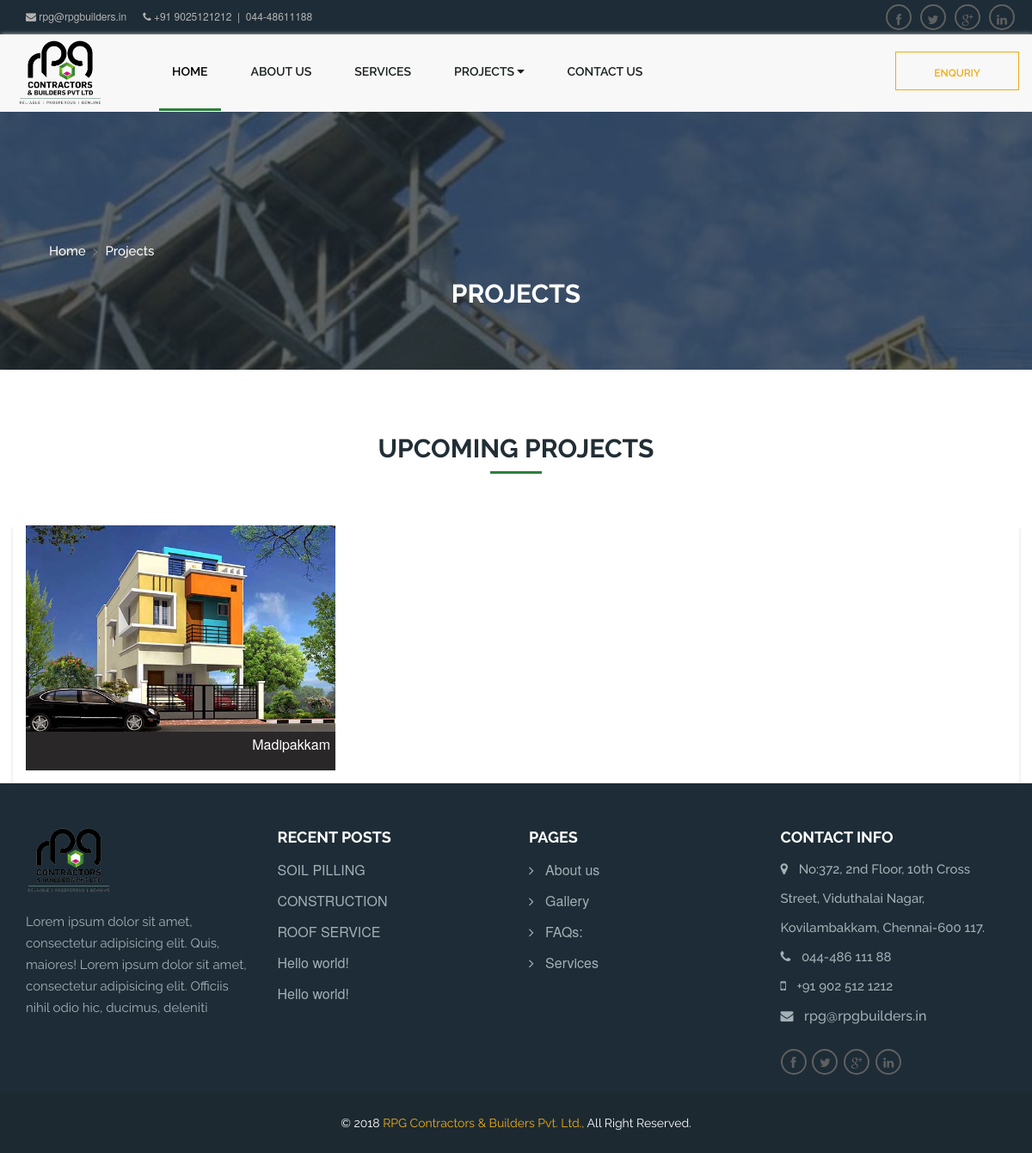
The page /all_project.php?t=upcoming on the database its author committed.
### tables this page shows
CREATE TABLE IF NOT EXISTS `project_location` (
  `location_id` int(11) UNSIGNED NOT NULL AUTO_INCREMENT,
  `location_name` varchar(255) DEFAULT NULL,
  `img_file` varchar(255) DEFAULT NULL,
  `added_date` timestamp NULL DEFAULT NULL,
  `status` enum('active','inactive') DEFAULT 'active',
  PRIMARY KEY (`location_id`)
);

### autoload.php (called while the page is built, shortened)
<?php
  spl_autoload_register(function($class){
	  $prefix	=	'app\\';
	  $length			=	strlen($prefix);
	  $base_path		=	__DIR__.'/app/';
	  $relative_class	=	substr($class, $length);
	  $file				=	$base_path.str_ireplace('\\','/',$relative_class).'.php';
  });
  $log		=	new logcreator;
  $db_obj	=	new db_connect;
  $main		=	new mainController;
?>

### app/db/db_connect.php (called while the page is built, shortened)
<?php
	class db_connect{
		private $db_obj;
		public function __construct(){
			try{
				$this->db_obj	=	new \mysqli(self::DB_HOST, self::DB_USER, self::DB_PASS, self::DB_NAME);
			}catch(Exception $e){
				echo $e->getMessage();
			}
		}
		public function getResult($query){
			$log_query  = '[QUERY_LOG]'.$query;
			$query_result	=	$this->db_obj->query($query);
			$final_data		=	array();
			while($row_result	=	$query_result->fetch_array(MYSQLI_ASSOC)){
				$final_data[] 	=	$row_result;
			}
			return $final_data;
		}
	}
?>

### app/logfile/logcreator.php (called while the page is built, shortened)
<?php
	class logcreator{
		public function create_path(){
			$year	=	date("Y");
			$month	=	date("m");
			$date	=	date("d");
			$log_path	=	$year."/".$month."/".$date."/";
			$log_dir	=	APPLICATION_LOG_PATH.$log_path;
			if(!file_exists($log_dir)){
				return $log_dir;
			}else{
				return $log_dir;
			}
		}
		public function console($logtext){
			$current_time	=	date("h:i:s");
			$visitor_ip		=	$this->getuserip();
			$final_log		=	$current_time." - ".$visitor_ip." - ".$logtext;
			$log_dir		=	$this->create_path();
			$log_name		=	"rgp_action.log";
			$log_open		=	fopen($log_dir.$log_name,"a");
		}
		private function getuserip(){
			$ip			=	'';
			$client		=	@$_SERVER['HTTP_CLIENT_IP'];
			$forwarded	=	@$_SERVER['HTTP_X_FORWARDED_IP'];
			$remote_ip	=	$_SERVER['REMOTE_ADDR'];
			if(filter_var($client, FILTER_VALIDATE_IP)){
				$ip	=	$client;
			}else if(filter_var($forwarded,	FILTER_VALIDATE_IP)){
				$ip	=	$forwarded;
			}else{
				$ip	=	$remote_ip;
			}
			return $ip;
		}
	}
?>

### app/controller/mainController.php (called while the page is built, shortened)
<?php
	class mainController{
		public function getLocationDetails($project_type){
			global $db_obj;
			if($project_type != ''){
				$all_project_query	=	"SELECT * FROM project WHERE project_status='".$project_type."' AND status='active'";
				$project_list 	=	$db_obj->getResult($all_project_query);
				if($project_list != ''){
					foreach($project_list as $list_index => $list_val){
						$inner_location_id		=	$list_val['inner_location_id'];
						$location_id			=	$list_val['location_id'];
						$project_status			=	$list_val['project_status'];
						$location_query			=	"select pl.location_name, pl.img_file from project_location as pl left join project as p on (pl.location_id = p.location_id) where  p.project_status='".$project_status."' and pl.location_id='".$location_id."'and pl.status='active'";
						$location_result		=	$db_obj->getResult($location_query);
						$sub_location_query		=	"select count(*) as count from project_innerlocation as pin left join project as p on (pin.inner_location_id = p.inner_location_id) where p.project_status='".$project_status."' and p.location_id='".$location_id."'";
						$sub_location_result	=	$db_obj->getResult($sub_location_query);
						$data_array				=	array("name"=> $location_result[0]['location_name'], "img"=>$location_result[0]['img_file'],"count"=>$sub_location_result[0]['count'],"inner_location"=>$inner_location_id);
						$return_data[$location_id]	=	$data_array;
					}
					return $return_data;
				}else{
					$return_data['status_code'] = "R101";
					$return_data['status_msg'] = "project list empty";
				}
			}else{
				$return_data['status_code'] = "R101";
				$return_data['status_msg'] = "project list empty";
			}
			return $return_data;
		}
	}
?>

### all_project.php (the view, shortened to what this page needs)
<?php
	require_once('autoload.php');
	if(isset($_GET['t'])){
		$project_type	=	$_GET['t'];
		$title	=	'';
		if($project_type	==	"going"){
			$title	=	"GOING PROJECTS";
		}else if($project_type	==	"upcoming"){
			$title	=	"UPCOMING PROJECTS";
		}else if($project_type	==	"complete"){
			$title	=	"COMPLETE PROJECTS";
		}
		$main_location	=	$main->getLocationDetails($project_type);
		$location_view	=	array_chunk($main_location, 3, true);
	}
?>
<!DOCTYPE html>
<html lang="en-US">
<head>
	<link rel='stylesheet' id='contact-form-7-css'  href='assets/css/styles.css?ver=4.5.1' type='text/css' media='all' />
	<link rel='stylesheet' id='bootstrap-css-css'  href='assets/css/bootstrap.min.css' type='text/css' media='all' />
	<link rel='stylesheet' id='font-awesome-css'  href='assets/css/font-awesome.min.css?ver=4.12' type='text/css' media='all' />
	<link rel='stylesheet' id='drill-flaticon-css'  href='assets/css/flaticon.css?ver=1.0' type='text/css' media='all' />
	<link rel='stylesheet' id='drill-animate-css'  href='assets/css/animate.min.css?ver=1.0' type='text/css' media='all' />
	<link rel='stylesheet' id='drill-main-css-css'  href='assets/css/style_1.css?ver=1.0' type='text/css' media='all' />
	<link rel='stylesheet' id='drill-main-css-css'  href='assets/css/custom.css?ver=1.0' type='text/css' media='all' />
	<link rel='stylesheet' id='drill-responsive-css-css'  href='assets/css/responsive.css?ver=1.0' type='text/css' media='all' />
	<link rel='stylesheet' id='drill-root-css-css'  href='assets/css/main_style.css?ver=4.6.10' type='text/css' media='all' />
</head>
<body>
	<header>
		<?php include 'header.php';?>
	</header>
	<div class="container-fluid drill-wrapper">
		<div class="row">
			<div class="container-fluid drill-other-header" style="background: url(assets/images/project_bg.jpg) no-repeat top center fixed; background-size: cover;">
				<div class="row">
					<div class="container other-header-content">
						<ul id="crumbs" class="drill-track">
							<li><a href="index.html" class="drill-txt-p">home</a></li>
							<li><a href="all_project.html" class="drill-txt-p"> &nbsp;Projects</a> </li>
						</ul>
						<div class="drill-txt-lg">
							<h2> Projects </h2>
						</div>
					</div>
				</div>
			</div>
			<div>
			<div class="clr section-divider"></div>
			<div class="container">
				<div class="row">
					<div class="drill-txt-lg dtl-center title_bg_content">
						<h2 class=""><?php echo $title; ?></h2>
					</div>
					<div class="recommended_items box-shadow padd0">
						<?php
						  foreach($location_view as $chunk_index => $main_val){
						    echo '<div class="portfolio-items isotopeWrapper" id="4">';
						  foreach($main_val as $index => $values){
							  $imgpath	=	LOCATION_IMG_PATH.$values['img'];
							  $pro_location	=	$values['name'];
						 ?>
							<article class="col-md-4 col-sm-6 isotopeItem wow bounceIn">
								<a href="project.php?q=<?php echo $index;?>&s=<?php echo $project_type; ?>">
									<div class="portfolio-item">
										<div data-animation-delay="4.8s">
											<img src=<?php echo $imgpath; ?> alt="" />
										</div>
										<div class="caption-text">
											<h3 style="margin:0px;"><?php echo $pro_location; ?></h3>
										</div>
									</div>
								</a>
							</article>
						  <?php } echo '</div>'; } ?>
					</div>
				</div>
			</div>
		<footer>
			<?php include 'footer.php';?>
		</footer>
	</div>
</div>
</body>
</html>

### assets/css/style_1.css (style rules this page uses)
* { margin: 0px; padding: 0px; border: 0; outline: 0; line-height: 1.5; box-sizing: border-box; -webkit-box-sizing: border-box; -moz-box-sizing: border-box; -ms-box-sizing: border-box; -o-box-sizing: border-box; box-sizing: border-box; }
a { text-decoration: none; }
a, a:hover, a:active, a:visited, a:focus { text-decoration: none; color: inherit; background: inherit; }
.clr { clear: both; }
body { overflow-x: hidden; }
.section-divider { height: 30px; }
.drill-other-header { position: relative; height: 300px; z-index: 1; }
.drill-other-header:after { position: absolute; content: ''; width: 100%; height: 100%; background: rgba(29,44,54,.7); top: 0; left: 0; z-index: -1; }
.other-header-content { position: relative; height: 300px; }
.other-header-content .drill-txt-lg:before { display: none; }
.other-header-content .drill-txt-lg { position: absolute; top: 50%; left: 50%; color: #fff; margin-left: 0; margin-bottom: 0; -webkit-transform: translateX(-50%); -moz-transform: translateX(-50%); -ms-transform: translateX(-50%); -o-transform: translateX(-50%); transform: translateX(-50%); }
.drill-track { position: absolute; top: 50%; left: 0; }
.drill-track li { display: inline-block; padding-right: 15px; position: relative; }
.drill-track li:not(:last-of-type):after { position: absolute; content: "\e00f"; font-family: "Flaticon"; font-size: 8px; color: #fff; top: 50%; left: 100%; -webkit-transform: translate(-100%, -50%); -moz-transform: translate(-100%, -50%); -ms-transform: translate(-100%, -50%); -o-transform: translate(-100%, -50%); transform: translate(-100%, -50%); }
.drill-track li a { color: #fff; position: relative; text-transform: capitalize; }
.drill-txt-xs, .drill-txt-sm, .drill-txt-lg, .drill-txt-p, .drill-txt-2 { font-family: 'Raleway', sans-serif; font-weight: 400; font-size: 15px; line-height: 25px; }
.drill-txt-lg { display: inline-block; padding: 30px 0px 10px 0px; position: relative; float: none; color: #222e35; overflow: hidden; position: relative; }
.drill-txt-lg:before { content: ""; background: #2d803c; height: 3px; width: 60px; display: block; position: absolute; bottom: 10px; }
.drill-txt-lg h2 { font-family: 'Raleway', sans-serif; font-size: 30px; font-weight: 700; display: block; text-transform: uppercase; position: relative; text-align: center; padding-left: 13px; padding-right: 13px; padding-bottom: 5px; z-index: 1; }
.drill-txt-lg:before { left: 50%; margin-left: -30px; }
.drill-txt-lg:after { left: 50%; background-position: bottom left 2.3px; -webkit-transform: rotate(180deg); -moz-transform: rotate(180deg); -ms-transform: rotate(180deg); -o-transform: rotate(180deg); transform: rotate(180deg); }
.dtl-center { position: relative; display: block; text-align: center; }
.drill-txt-p { font-size: 15px; color: #606669; font-weight: 500; line-height: 25px; }

### assets/css/custom.css (style rules this page uses)
.padd0 { padding-left: 0px; padding-right: 0px; padding-bottom: 0px; }
.recommended_items { overflow: hidden; margin-top: 50px; background: #fff; }
.box-shadow { box-shadow: 0px 3px 4px #dcdcdc; -webkit-box-shadow: 0px 3px 4px #dcdcdc; -moz-box-shadow: 0px 3px 4px #dcdcdc; }
.isotopeWrapper article { margin-bottom: 15px; }
.portfolio-item { display: block; position: relative; -webkit-transition: all 0.2s ease-in-out; -moz-transition: all 0.2s ease-in-out; -o-transition: all 0.2s ease-in-out; transition: all 0.2s ease-in-out; }
.portfolio-item .caption-text { background: #292727; color: #fff; opacity: 1.1; text-align: right; padding: 6px; }
.caption-text { background: #292727; color: #fff; opacity: 1.1; text-align: center; padding: 6px; min-height: 45px; }
.caption-text h3 { font-size: 16px; }

### assets/css/main_style.css (style rules this page uses)
html { font-family: sans-serif; -webkit-text-size-adjust: 100%; -ms-text-size-adjust: 100%; }
body { margin: 0; }
article, aside, details, figcaption, figure, footer, header, main, menu, nav, section, summary { display: block; }
a { background-color: transparent; }
img { border: 0; }
h1, h2, h3, h4, h5, h6 { clear: both; }
html { box-sizing: border-box; }
*, *:before, *:after { box-sizing: inherit; }
body { background: #fff; }
ul, ol { margin: 0 0 1.5em 3em; }
ul { list-style: disc; }
img { height: auto; max-width: 100%; }
a { color: royalblue; }
.h1, .h2, .h3, h1, h2, h3 { margin-top: 15px; margin-bottom: 8px; }
ul { list-style-type: square; }

### rows shown on the page
project_location: img_file (picture), location_name "Madipakkam"

### other values the page prints
$title "UPCOMING PROJECTS"
